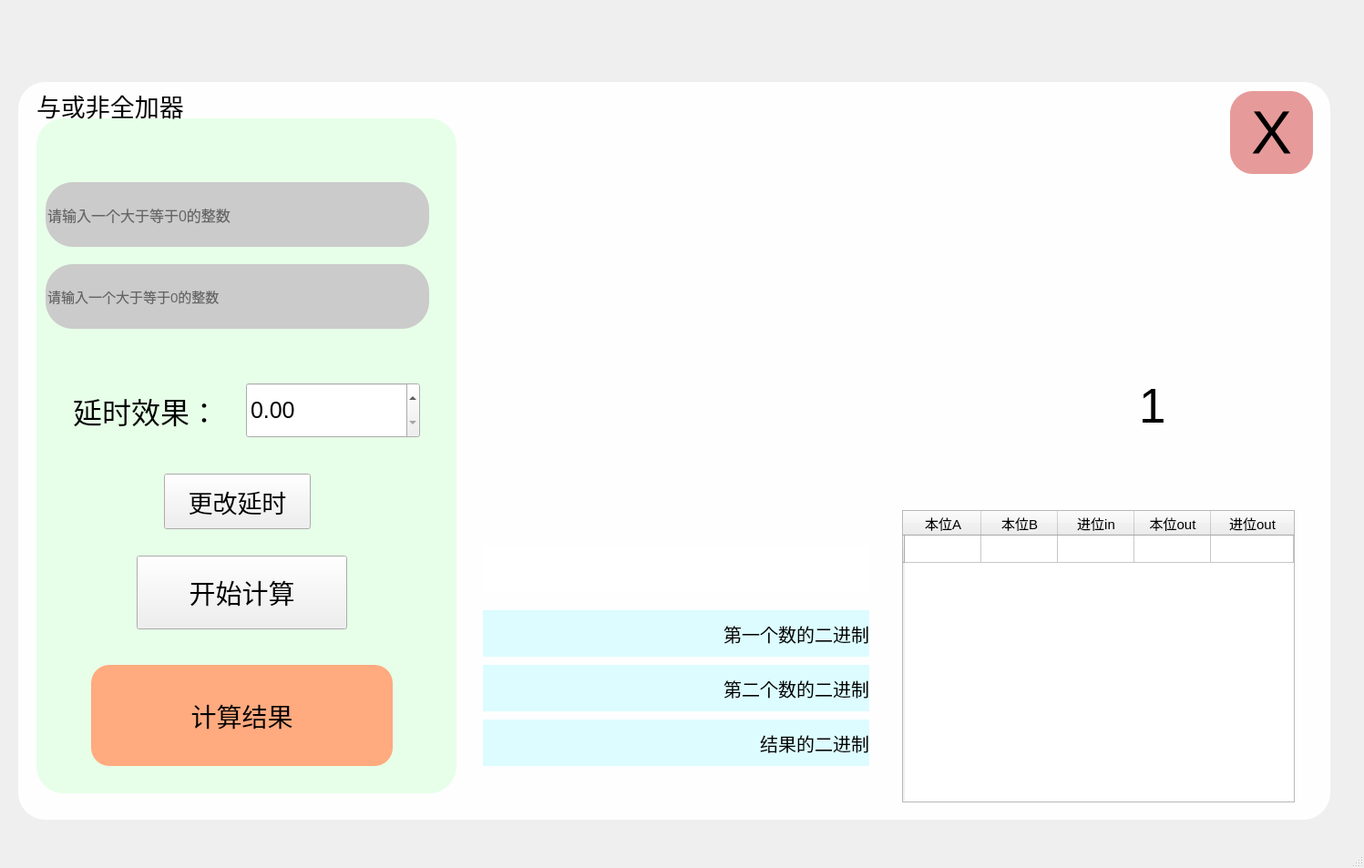
<?xml version="1.0" encoding="UTF-8"?>
<ui version="4.0">
 <class>MainWindow</class>
 <widget class="QMainWindow" name="MainWindow">
  <property name="geometry">
   <rect>
    <x>0</x>
    <y>0</y>
    <width>1497</width>
    <height>953</height>
   </rect>
  </property>
  <property name="windowTitle">
   <string>与或非加法器</string>
  </property>
  <widget class="QWidget" name="centralwidget">
   <widget class="QLabel" name="label">
    <property name="geometry">
     <rect>
      <x>20</x>
      <y>90</y>
      <width>1440</width>
      <height>810</height>
     </rect>
    </property>
    <property name="font">
     <font>
      <pointsize>8</pointsize>
     </font>
    </property>
    <property name="styleSheet">
     <string notr="true">border-image: url(:/images/E:/照片/纳西妲.jpg);
border-radius:30px</string>
    </property>
    <property name="text">
     <string/>
    </property>
   </widget>
   <widget class="QLabel" name="label_2">
    <property name="geometry">
     <rect>
      <x>20</x>
      <y>90</y>
      <width>1440</width>
      <height>810</height>
     </rect>
    </property>
    <property name="styleSheet">
     <string notr="true">background-color: rgba(255, 255, 255, 245);
border-radius:30px</string>
    </property>
    <property name="text">
     <string/>
    </property>
   </widget>
   <widget class="QPushButton" name="pushButton">
    <property name="geometry">
     <rect>
      <x>1350</x>
      <y>100</y>
      <width>91</width>
      <height>91</height>
     </rect>
    </property>
    <property name="font">
     <font>
      <pointsize>50</pointsize>
     </font>
    </property>
    <property name="styleSheet">
     <string notr="true">background-color: rgba(197, 0, 0,100);
border-radius:25px
</string>
    </property>
    <property name="text">
     <string>X</string>
    </property>
   </widget>
   <widget class="QLabel" name="res">
    <property name="geometry">
     <rect>
      <x>100</x>
      <y>730</y>
      <width>331</width>
      <height>111</height>
     </rect>
    </property>
    <property name="font">
     <font>
      <pointsize>21</pointsize>
     </font>
    </property>
    <property name="styleSheet">
     <string notr="true">background-color: rgb(255, 170, 127);
border-radius:20px</string>
    </property>
    <property name="text">
     <string>计算结果</string>
    </property>
    <property name="textFormat">
     <enum>Qt::AutoText</enum>
    </property>
    <property name="alignment">
     <set>Qt::AlignCenter</set>
    </property>
   </widget>
   <widget class="QLineEdit" name="Secondnum">
    <property name="geometry">
     <rect>
      <x>50</x>
      <y>290</y>
      <width>421</width>
      <height>71</height>
     </rect>
    </property>
    <property name="font">
     <font>
      <pointsize>11</pointsize>
     </font>
    </property>
    <property name="styleSheet">
     <string notr="true">background-color: rgb(203, 203, 203);
border-radius:30px;</string>
    </property>
    <property name="text">
     <string/>
    </property>
    <property name="placeholderText">
     <string>请输入一个大于等于0的整数</string>
    </property>
   </widget>
   <widget class="QLineEdit" name="Firstnum">
    <property name="geometry">
     <rect>
      <x>50</x>
      <y>200</y>
      <width>421</width>
      <height>71</height>
     </rect>
    </property>
    <property name="font">
     <font>
      <pointsize>12</pointsize>
     </font>
    </property>
    <property name="styleSheet">
     <string notr="true">background-color: rgb(203, 203, 203);
border-radius:30px;</string>
    </property>
    <property name="text">
     <string/>
    </property>
    <property name="placeholderText">
     <string>请输入一个大于等于0的整数</string>
    </property>
   </widget>
   <widget class="QPushButton" name="Countbuttons">
    <property name="geometry">
     <rect>
      <x>150</x>
      <y>610</y>
      <width>231</width>
      <height>81</height>
     </rect>
    </property>
    <property name="font">
     <font>
      <pointsize>22</pointsize>
     </font>
    </property>
    <property name="styleSheet">
     <string notr="true">Countbuttons{
background-color: rgba(255, 255, 255,220);
border-radius:30px;
}
Countbuttons:hover{
background-color: qlineargradient(spread:pad, x1:0, y1:0, x2:1, y2:1, stop:0 rgba(75, 204, 191, 255), stop:1 rgba(255, 255, 255, 255));
border-radius:30px;
}</string>
    </property>
    <property name="text">
     <string>开始计算</string>
    </property>
   </widget>
   <widget class="QLabel" name="label_3">
    <property name="geometry">
     <rect>
      <x>40</x>
      <y>130</y>
      <width>461</width>
      <height>741</height>
     </rect>
    </property>
    <property name="styleSheet">
     <string notr="true">background-color: rgba(229, 255, 231, 240);
border-radius:30px</string>
    </property>
    <property name="text">
     <string/>
    </property>
   </widget>
   <widget class="QLabel" name="BinA">
    <property name="geometry">
     <rect>
      <x>530</x>
      <y>670</y>
      <width>424</width>
      <height>51</height>
     </rect>
    </property>
    <property name="font">
     <font>
      <pointsize>15</pointsize>
      <kerning>false</kerning>
     </font>
    </property>
    <property name="styleSheet">
     <string notr="true">background-color: rgb(221, 252, 255);</string>
    </property>
    <property name="text">
     <string>第一个数的二进制</string>
    </property>
    <property name="alignment">
     <set>Qt::AlignRight|Qt::AlignTrailing|Qt::AlignVCenter</set>
    </property>
   </widget>
   <widget class="QLabel" name="BinB">
    <property name="geometry">
     <rect>
      <x>530</x>
      <y>730</y>
      <width>424</width>
      <height>51</height>
     </rect>
    </property>
    <property name="font">
     <font>
      <pointsize>15</pointsize>
      <kerning>false</kerning>
     </font>
    </property>
    <property name="styleSheet">
     <string notr="true">background-color: rgb(221, 252, 255);</string>
    </property>
    <property name="text">
     <string>第二个数的二进制</string>
    </property>
    <property name="alignment">
     <set>Qt::AlignRight|Qt::AlignTrailing|Qt::AlignVCenter</set>
    </property>
   </widget>
   <widget class="QLabel" name="Binres">
    <property name="geometry">
     <rect>
      <x>530</x>
      <y>790</y>
      <width>424</width>
      <height>51</height>
     </rect>
    </property>
    <property name="font">
     <font>
      <pointsize>15</pointsize>
      <kerning>false</kerning>
     </font>
    </property>
    <property name="styleSheet">
     <string notr="true">background-color: rgb(221, 252, 255);</string>
    </property>
    <property name="text">
     <string>结果的二进制</string>
    </property>
    <property name="alignment">
     <set>Qt::AlignRight|Qt::AlignTrailing|Qt::AlignVCenter</set>
    </property>
   </widget>
   <widget class="QTableWidget" name="Record">
    <property name="geometry">
     <rect>
      <x>990</x>
      <y>560</y>
      <width>431</width>
      <height>321</height>
     </rect>
    </property>
    <property name="sizeIncrement">
     <size>
      <width>0</width>
      <height>0</height>
     </size>
    </property>
    <property name="baseSize">
     <size>
      <width>0</width>
      <height>0</height>
     </size>
    </property>
    <property name="font">
     <font>
      <pointsize>11</pointsize>
     </font>
    </property>
    <property name="accessibleName">
     <string/>
    </property>
    <property name="lineWidth">
     <number>1</number>
    </property>
    <attribute name="horizontalHeaderVisible">
     <bool>true</bool>
    </attribute>
    <attribute name="horizontalHeaderCascadingSectionResizes">
     <bool>true</bool>
    </attribute>
    <attribute name="horizontalHeaderDefaultSectionSize">
     <number>84</number>
    </attribute>
    <attribute name="horizontalHeaderHighlightSections">
     <bool>true</bool>
    </attribute>
    <attribute name="horizontalHeaderStretchLastSection">
     <bool>true</bool>
    </attribute>
    <row>
     <property name="text">
      <string/>
     </property>
    </row>
    <column>
     <property name="text">
      <string>本位A</string>
     </property>
    </column>
    <column>
     <property name="text">
      <string>本位B</string>
     </property>
    </column>
    <column>
     <property name="text">
      <string>进位in</string>
     </property>
    </column>
    <column>
     <property name="text">
      <string>本位out</string>
     </property>
    </column>
    <column>
     <property name="text">
      <string>进位out</string>
     </property>
    </column>
   </widget>
   <widget class="QLabel" name="ptr">
    <property name="geometry">
     <rect>
      <x>530</x>
      <y>600</y>
      <width>424</width>
      <height>51</height>
     </rect>
    </property>
    <property name="font">
     <font>
      <family>Microsoft YaHei UI</family>
      <pointsize>15</pointsize>
      <kerning>false</kerning>
     </font>
    </property>
    <property name="styleSheet">
     <string notr="true">background-color: rgb(255, 255, 255);</string>
    </property>
    <property name="text">
     <string/>
    </property>
    <property name="alignment">
     <set>Qt::AlignRight|Qt::AlignTrailing|Qt::AlignVCenter</set>
    </property>
   </widget>
   <widget class="QLabel" name="Adder">
    <property name="geometry">
     <rect>
      <x>550</x>
      <y>140</y>
      <width>861</width>
      <height>441</height>
     </rect>
    </property>
    <property name="styleSheet">
     <string notr="true">border-image: url(:/images/F:/素材/图片/全加器.png);</string>
    </property>
    <property name="text">
     <string/>
    </property>
   </widget>
   <widget class="QLabel" name="StandA1">
    <property name="geometry">
     <rect>
      <x>550</x>
      <y>140</y>
      <width>601</width>
      <height>441</height>
     </rect>
    </property>
    <property name="styleSheet">
     <string notr="true">border-image: url(:/arr/全加器/本位A为1.png);</string>
    </property>
    <property name="text">
     <string/>
    </property>
   </widget>
   <widget class="QLabel" name="StandA0">
    <property name="geometry">
     <rect>
      <x>550</x>
      <y>140</y>
      <width>601</width>
      <height>441</height>
     </rect>
    </property>
    <property name="styleSheet">
     <string notr="true">border-image: url(:/arr/全加器/本位A为0.png);</string>
    </property>
    <property name="text">
     <string/>
    </property>
   </widget>
   <widget class="QLabel" name="StandB1">
    <property name="geometry">
     <rect>
      <x>550</x>
      <y>140</y>
      <width>601</width>
      <height>441</height>
     </rect>
    </property>
    <property name="styleSheet">
     <string notr="true">border-image: url(:/arr/全加器/本位B为1.png);</string>
    </property>
    <property name="text">
     <string/>
    </property>
   </widget>
   <widget class="QLabel" name="StandB0">
    <property name="geometry">
     <rect>
      <x>550</x>
      <y>140</y>
      <width>601</width>
      <height>441</height>
     </rect>
    </property>
    <property name="styleSheet">
     <string notr="true">border-image: url(:/arr/全加器/本位B为0.png);</string>
    </property>
    <property name="text">
     <string/>
    </property>
   </widget>
   <widget class="QLabel" name="Carry1">
    <property name="geometry">
     <rect>
      <x>550</x>
      <y>140</y>
      <width>861</width>
      <height>441</height>
     </rect>
    </property>
    <property name="styleSheet">
     <string notr="true">border-image: url(:/arr/全加器/进位为1.png);</string>
    </property>
    <property name="text">
     <string/>
    </property>
   </widget>
   <widget class="QLabel" name="Carry0">
    <property name="geometry">
     <rect>
      <x>550</x>
      <y>140</y>
      <width>861</width>
      <height>441</height>
     </rect>
    </property>
    <property name="styleSheet">
     <string notr="true">border-image: url(:/arr/全加器/进位为0.png);</string>
    </property>
    <property name="text">
     <string/>
    </property>
   </widget>
   <widget class="QLabel" name="Standxor1">
    <property name="geometry">
     <rect>
      <x>550</x>
      <y>140</y>
      <width>601</width>
      <height>441</height>
     </rect>
    </property>
    <property name="styleSheet">
     <string notr="true">border-image: url(:/arr/全加器/本位异或为1.png);</string>
    </property>
    <property name="text">
     <string/>
    </property>
   </widget>
   <widget class="QLabel" name="Standxor0">
    <property name="geometry">
     <rect>
      <x>550</x>
      <y>140</y>
      <width>601</width>
      <height>441</height>
     </rect>
    </property>
    <property name="styleSheet">
     <string notr="true">border-image: url(:/arr/全加器/本位异或为0.png);</string>
    </property>
    <property name="text">
     <string/>
    </property>
   </widget>
   <widget class="QLabel" name="Standout1">
    <property name="geometry">
     <rect>
      <x>550</x>
      <y>140</y>
      <width>601</width>
      <height>441</height>
     </rect>
    </property>
    <property name="styleSheet">
     <string notr="true">border-image: url(:/arr/全加器/本位结果为1.png);</string>
    </property>
    <property name="text">
     <string/>
    </property>
   </widget>
   <widget class="QLabel" name="Standout0">
    <property name="geometry">
     <rect>
      <x>550</x>
      <y>140</y>
      <width>601</width>
      <height>441</height>
     </rect>
    </property>
    <property name="styleSheet">
     <string notr="true">border-image: url(:/arr/全加器/本位结果为0.png);</string>
    </property>
    <property name="text">
     <string/>
    </property>
   </widget>
   <widget class="QLabel" name="Carryup1">
    <property name="geometry">
     <rect>
      <x>550</x>
      <y>140</y>
      <width>861</width>
      <height>441</height>
     </rect>
    </property>
    <property name="styleSheet">
     <string notr="true">border-image: url(:/arr/全加器/进位前值A为1.png);</string>
    </property>
    <property name="text">
     <string/>
    </property>
   </widget>
   <widget class="QLabel" name="Carryup0">
    <property name="geometry">
     <rect>
      <x>550</x>
      <y>140</y>
      <width>861</width>
      <height>441</height>
     </rect>
    </property>
    <property name="styleSheet">
     <string notr="true">border-image: url(:/arr/全加器/进位前值A为0.png);</string>
    </property>
    <property name="text">
     <string/>
    </property>
   </widget>
   <widget class="QLabel" name="Carrydown1">
    <property name="geometry">
     <rect>
      <x>550</x>
      <y>140</y>
      <width>861</width>
      <height>441</height>
     </rect>
    </property>
    <property name="styleSheet">
     <string notr="true">border-image: url(:/arr/全加器/进位前值B为1.png);</string>
    </property>
    <property name="text">
     <string/>
    </property>
   </widget>
   <widget class="QLabel" name="Carrydown0">
    <property name="geometry">
     <rect>
      <x>550</x>
      <y>140</y>
      <width>861</width>
      <height>441</height>
     </rect>
    </property>
    <property name="styleSheet">
     <string notr="true">border-image: url(:/arr/全加器/进位前值B为0.png);</string>
    </property>
    <property name="text">
     <string/>
    </property>
   </widget>
   <widget class="QLabel" name="Carryout1">
    <property name="geometry">
     <rect>
      <x>550</x>
      <y>140</y>
      <width>861</width>
      <height>441</height>
     </rect>
    </property>
    <property name="styleSheet">
     <string notr="true">border-image: url(:/arr/全加器/进位OUT为1.png);</string>
    </property>
    <property name="text">
     <string/>
    </property>
   </widget>
   <widget class="QLabel" name="Carryout0">
    <property name="geometry">
     <rect>
      <x>550</x>
      <y>140</y>
      <width>861</width>
      <height>441</height>
     </rect>
    </property>
    <property name="styleSheet">
     <string notr="true">border-image: url(:/arr/全加器/进位OUT为0.png);</string>
    </property>
    <property name="text">
     <string/>
    </property>
   </widget>
   <widget class="QLabel" name="label_4">
    <property name="geometry">
     <rect>
      <x>40</x>
      <y>100</y>
      <width>291</width>
      <height>31</height>
     </rect>
    </property>
    <property name="font">
     <font>
      <pointsize>20</pointsize>
     </font>
    </property>
    <property name="text">
     <string>与或非全加器</string>
    </property>
   </widget>
   <widget class="QLabel" name="NumstandA">
    <property name="geometry">
     <rect>
      <x>670</x>
      <y>140</y>
      <width>71</width>
      <height>81</height>
     </rect>
    </property>
    <property name="font">
     <font>
      <pointsize>40</pointsize>
     </font>
    </property>
    <property name="text">
     <string/>
    </property>
   </widget>
   <widget class="QLabel" name="NumstandB">
    <property name="geometry">
     <rect>
      <x>670</x>
      <y>190</y>
      <width>71</width>
      <height>101</height>
     </rect>
    </property>
    <property name="font">
     <font>
      <pointsize>40</pointsize>
     </font>
    </property>
    <property name="text">
     <string/>
    </property>
   </widget>
   <widget class="QLabel" name="Numcarry">
    <property name="geometry">
     <rect>
      <x>670</x>
      <y>270</y>
      <width>81</width>
      <height>91</height>
     </rect>
    </property>
    <property name="font">
     <font>
      <pointsize>40</pointsize>
     </font>
    </property>
    <property name="text">
     <string/>
    </property>
   </widget>
   <widget class="QLabel" name="Numstandout">
    <property name="geometry">
     <rect>
      <x>1250</x>
      <y>190</y>
      <width>81</width>
      <height>101</height>
     </rect>
    </property>
    <property name="font">
     <font>
      <pointsize>40</pointsize>
     </font>
    </property>
    <property name="text">
     <string/>
    </property>
   </widget>
   <widget class="QLabel" name="Numcarryout">
    <property name="geometry">
     <rect>
      <x>1250</x>
      <y>390</y>
      <width>91</width>
      <height>111</height>
     </rect>
    </property>
    <property name="font">
     <font>
      <pointsize>40</pointsize>
     </font>
    </property>
    <property name="text">
     <string>1</string>
    </property>
   </widget>
   <widget class="QDoubleSpinBox" name="Sleeptime">
    <property name="geometry">
     <rect>
      <x>270</x>
      <y>420</y>
      <width>191</width>
      <height>61</height>
     </rect>
    </property>
    <property name="font">
     <font>
      <pointsize>19</pointsize>
     </font>
    </property>
   </widget>
   <widget class="QPushButton" name="ChangeSleep">
    <property name="geometry">
     <rect>
      <x>180</x>
      <y>520</y>
      <width>161</width>
      <height>61</height>
     </rect>
    </property>
    <property name="font">
     <font>
      <pointsize>20</pointsize>
     </font>
    </property>
    <property name="text">
     <string>更改延时</string>
    </property>
   </widget>
   <widget class="QLabel" name="label_5">
    <property name="geometry">
     <rect>
      <x>80</x>
      <y>420</y>
      <width>171</width>
      <height>61</height>
     </rect>
    </property>
    <property name="font">
     <font>
      <pointsize>24</pointsize>
     </font>
    </property>
    <property name="text">
     <string>延时效果：</string>
    </property>
   </widget>
   <zorder>label</zorder>
   <zorder>label_2</zorder>
   <zorder>label_3</zorder>
   <zorder>Firstnum</zorder>
   <zorder>Countbuttons</zorder>
   <zorder>Secondnum</zorder>
   <zorder>res</zorder>
   <zorder>BinA</zorder>
   <zorder>BinB</zorder>
   <zorder>Binres</zorder>
   <zorder>Record</zorder>
   <zorder>ptr</zorder>
   <zorder>Adder</zorder>
   <zorder>StandA1</zorder>
   <zorder>pushButton</zorder>
   <zorder>StandA0</zorder>
   <zorder>StandB1</zorder>
   <zorder>StandB0</zorder>
   <zorder>Carry1</zorder>
   <zorder>Carry0</zorder>
   <zorder>Standxor1</zorder>
   <zorder>Standxor0</zorder>
   <zorder>Standout1</zorder>
   <zorder>Standout0</zorder>
   <zorder>Carryup1</zorder>
   <zorder>Carryup0</zorder>
   <zorder>Carrydown1</zorder>
   <zorder>Carrydown0</zorder>
   <zorder>Carryout1</zorder>
   <zorder>Carryout0</zorder>
   <zorder>label_4</zorder>
   <zorder>NumstandA</zorder>
   <zorder>NumstandB</zorder>
   <zorder>Numcarry</zorder>
   <zorder>Numstandout</zorder>
   <zorder>Numcarryout</zorder>
   <zorder>Sleeptime</zorder>
   <zorder>ChangeSleep</zorder>
   <zorder>label_5</zorder>
  </widget>
  <widget class="QStatusBar" name="statusbar"/>
 </widget>
 <resources>
  <include location="q.qrc"/>
 </resources>
 <connections>
  <connection>
   <sender>pushButton</sender>
   <signal>clicked()</signal>
   <receiver>MainWindow</receiver>
   <slot>close()</slot>
   <hints>
    <hint type="sourcelabel">
     <x>939</x>
     <y>130</y>
    </hint>
    <hint type="destinationlabel">
     <x>1003</x>
     <y>113</y>
    </hint>
   </hints>
  </connection>
 </connections>
</ui>
